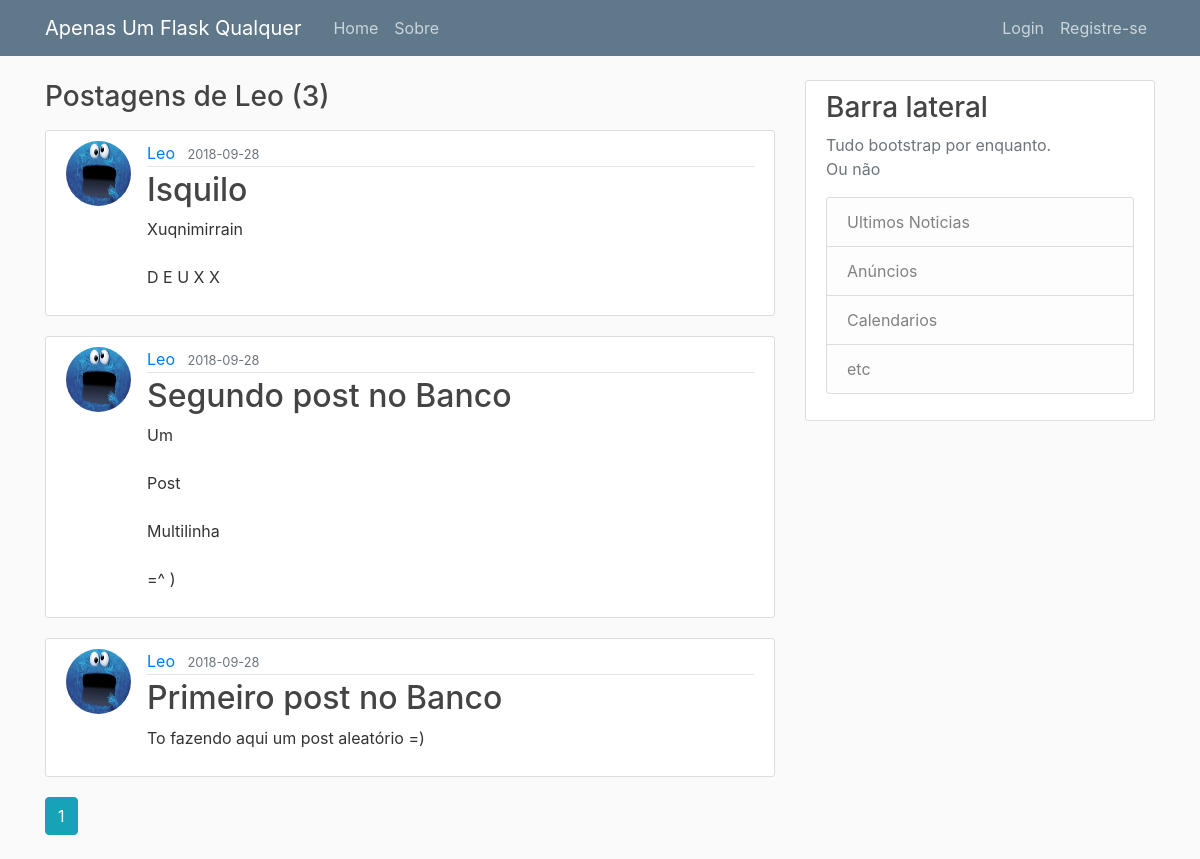
Before: /user/Leo with the older database file.
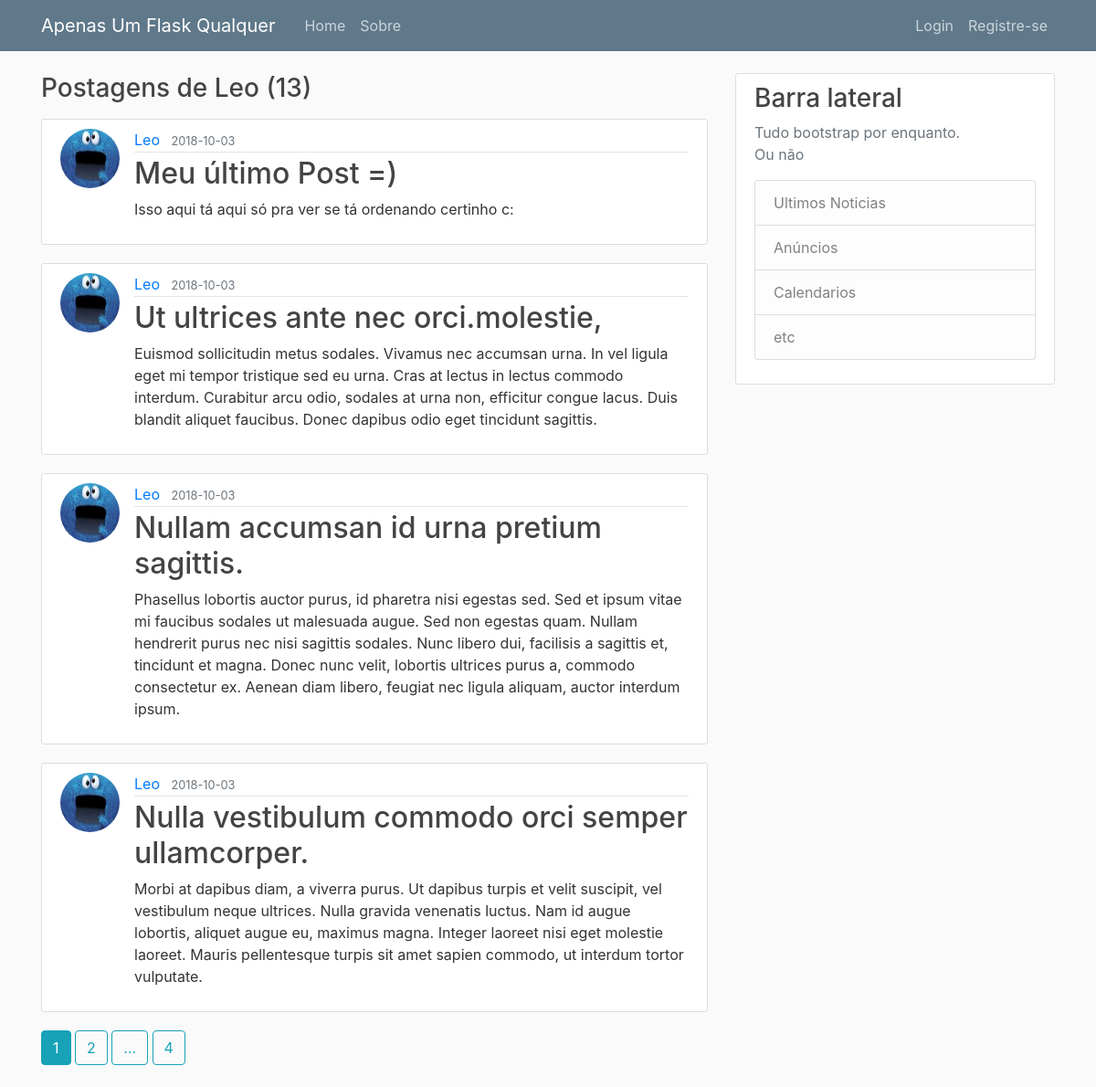
After: the same page with the newer database file.
### flaskproj/models.py (models this page shows, shortened)
class Usuario(db.Model, UserMixin):
	id = db.Column(db.Integer, primary_key=True)
	nome = db.Column(db.String(20), unique=True, nullable=False)
	email = db.Column(db.String(120), unique=True, nullable=False)
	imagem_file = db.Column(db.String(20), nullable=False, default='s.jpg')
	senha = db.Column(db.String(60), nullable=False)
	postagens = db.relationship('Postagem', backref='autor', lazy=True)

class Postagem(db.Model):
	id = db.Column(db.Integer, primary_key=True)
	titulo = db.Column(db.String(100), nullable=False)
	data_postagem = db.Column(db.DateTime, nullable=False, default=datetime.utcnow)
	conteudo = db.Column(db.Text, nullable=False)
	usuario_id = db.Column(db.Integer, db.ForeignKey('usuario.id'), nullable=False)

### flaskproj/usuarios/routes.py (the view)
@users.route('/user/<string:username>')
def user_posts(username):
	page = request.args.get('page', 1, type=int)
	usuario = Usuario.query.filter_by(nome=username).first_or_404()
	posts = Postagem.query.filter_by(autor=usuario)\
		.order_by(Postagem.data_postagem.desc())\
		.paginate(page=page, per_page=4)
	return render_template('user_posts.html', posts=posts, user=usuario)

### flaskproj/templates/user_posts.html
{% extends "layout.html" %}
{% block conteudo %}
    <h3 class="mb-3">Postagens de {{user.nome}} ({{ posts.total }})</h3>
    {% for post in posts.items %}
        <article class="media content-section">
          <img class="rounded-circle article-img" src="{{ url_for('static', filename='imagens_perfil/' + post.autor.imagem_file) }}" alt="" class="rounded-circle arcticle-img">
          <div class="media-body">
            <div class="article-metadata">
              <a class="mr-2" href="{{ url_for('users.user_posts', username=post.autor.nome) }}">{{ post.autor.nome }}</a>
              <small class="text-muted">{{ post.data_postagem.strftime('%Y-%m-%d') }}</small>
            </div>
              <h2><a class="article-title" href="{{ url_for('posts.post', post_id=post.id) }}">{{ post.titulo }}</a></h2>
              <p class="article-content">{{ post.conteudo }}</p>
          </div>
        </article>
    {% endfor %}
    {% for page_num in posts.iter_pages(left_edge=1, right_edge=1, left_current=1, right_current=2) %}
        {% if page_num %}
          {% if posts.page == page_num %}
            <a class="btn btn-info mb-4" href="{{ url_for('users.user_posts', username=user.nome, page=page_num) }}">{{ page_num }}</a>
          {% else %}
          <a class="btn btn-outline-info mb-4" href="{{ url_for('users.user_posts', username=user.nome, page=page_num) }}">{{ page_num }}</a>
          {% endif %}
        {% else %}
          <span class="btn btn-outline-info mb-4">...</span>
        {% endif %}
    {% endfor %}
{% endblock conteudo %}

### flaskproj/templates/layout.html (shortened to what this page needs)
<!DOCTYPE html>
<html lang="en">
<head>
    <link rel="stylesheet" href="https://stackpath.bootstrapcdn.com/bootstrap/4.1.2/css/bootstrap.min.css">
    <link rel="stylesheet" type="text/css" href="{{ url_for('static', filename='main.css') }}" >
</head>
<body>
    <header class="site-header">
      <nav class="navbar navbar-expand-md navbar-dark bg-steel fixed-top">
        <div class="container">
          <a class="navbar-brand mr-4" href="/">Apenas Um Flask Qualquer</a>
          <div class="collapse navbar-collapse" id="navbarToggle">
            <div class="navbar-nav mr-auto">
              <a class="nav-item nav-link"  href="{{ url_for('main.home') }}">Home</a>
              <a class="nav-item nav-link" href="{{ url_for('main.sobre') }}">Sobre</a>
            </div>
            <div class="navbar-nav">
              {% if current_user.is_authenticated %}
                <a class="nav-item nav-link" href="{{ url_for('posts.novo_post') }}">Nova Postagem</a>
                <a class="nav-item nav-link" href="{{ url_for('users.conta') }}">Minha conta</a>
                <a class="nav-item nav-link" href="{{ url_for('users.logout') }}">Logout</a>
              {% else %}
                <a class="nav-item nav-link" href="{{ url_for('users.login') }}">Login</a>
                <a class="nav-item nav-link" href="{{ url_for('users.cadastro') }}">Registre-se</a>
              {% endif %}
            </div>
          </div>
        </div>
      </nav>
    </header>
    <main role="main" class="container">
      <div class="row">
        <div class="col-md-8">
            {% block conteudo %}
            {% endblock conteudo %}
        </div>
        <div class="col-md-4">
          <div class="content-section">
            <h3>Barra lateral</h3>
            <p class='text-muted'>Tudo bootstrap por enquanto.<br />
              Ou não
              <ul class="list-group">
                <li class="list-group-item list-group-item-light">Ultimos Noticias</li>
                <li class="list-group-item list-group-item-light">Anúncios</li>
                <li class="list-group-item list-group-item-light">Calendarios</li>
                <li class="list-group-item list-group-item-light">etc</li>
              </ul>
            </p>
          </div>
        </div>
      </div>
    </main>
</body>
</html>

### flaskproj/static/main.css (style rules this page uses)
body { background: #fafafa; color: #333333; margin-top: 5rem; }
h1, h2, h3, h4, h5, h6 { color: #444444; }
.bg-steel { background-color: #5f788a; }
.site-header .navbar-nav .nav-link { color: #cbd5db; }
.content-section { background: #ffffff; padding: 10px 20px; border: 1px solid #dddddd; border-radius: 3px; margin-bottom: 20px; }
.article-title { color: #444444; }
.article-content { white-space: pre-line; }
.article-img { height: 65px; width: 65px; margin-right: 16px; }
.article-metadata { padding-bottom: 1px; margin-bottom: 4px; border-bottom: 1px solid #e3e3e3 }

Changed rows visible on the page:
no longer on this page (row unchanged): Postagem: imagem_file (placeholder picture), autor.nome "Leo", data_postagem "2018-09-28", titulo "Isquilo", conteudo "Xuqnimirrain D E U X X"
no longer on this page (row unchanged): Postagem: imagem_file (placeholder picture), autor.nome "Leo", data_postagem "2018-09-28", titulo "Segundo post no Banco", conteudo "Um Post Multilinha =^ )"
no longer on this page (row edited): Postagem: imagem_file (placeholder picture), autor.nome "Leo", data_postagem "2018-09-28", titulo "Primeiro post no Banco", conteudo "To fazendo aqui um post aleatório =)"
added Postagem: imagem_file (picture), autor.nome "Leo", data_postagem "2018-10-03", titulo "Meu último Post =)", conteudo "Isso aqui tá aqui só pra ver se tá ordenando certinho c:"
added Postagem: imagem_file (picture), autor.nome "Leo", data_postagem "2018-10-03", titulo "Ut ultrices ante nec orci.molestie,", conteudo "Euismod sollicitudin metus sodales. Vivamus nec accumsan urna. In vel ligula eget mi tempor tristique sed eu urna. Cras at lectus in lectus commodo interdum. Curabitur arcu odio, sodales at urna non, efficitur congue lacus. Duis blandit aliquet faucibus. Donec dapibus odio eget tincidunt sagittis."
added Postagem: imagem_file (picture), autor.nome "Leo", data_postagem "2018-10-03", titulo "Nullam accumsan id urna pretium sagittis.", conteudo "Phasellus lobortis auctor purus, id pharetra nisi egestas sed. Sed et ipsum vitae mi faucibus sodales ut malesuada augue. Sed non egestas quam. Nullam hendrerit purus nec nisi sagittis sodales. Nunc libero dui, facilisis a sagittis et, tincidunt et magna. Donec nunc velit, lobortis ultrices purus a, commodo consectetur ex. Aenean diam libero, feugiat nec ligula aliquam, auctor interdum ipsum."
added Postagem: imagem_file (picture), autor.nome "Leo", data_postagem "2018-10-03", titulo "Nulla vestibulum commodo orci semper ullamcorper.", conteudo "Morbi at dapibus diam, a viverra purus. Ut dapibus turpis et velit suscipit, vel vestibulum neque ultrices. Nulla gravida venenatis luctus. Nam id augue lobortis, aliquet augue eu, maximus magna. Integer laoreet nisi eget molestie laoreet. Mauris pellentesque turpis sit amet sapien commodo, ut interdum tortor vulputate."
Other visible differences:
{{ posts.total }}: "3" → "13"
new list line: "2"
new list line: "4"
